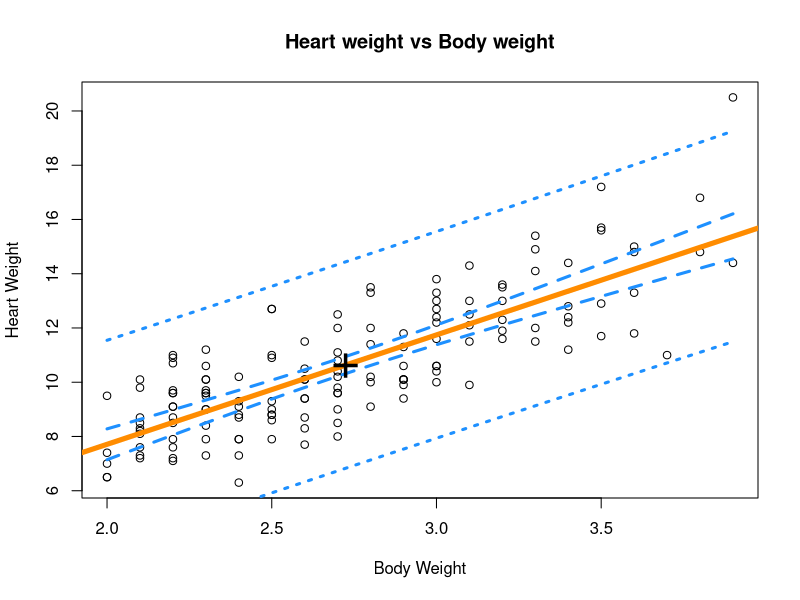
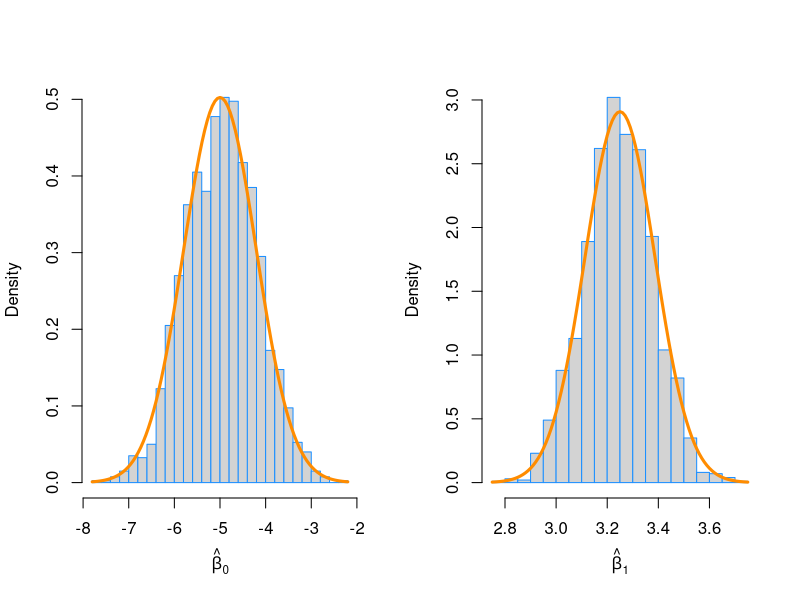

Source code (R) for these figures, in order:
## ---- chunk 1
library(MASS)
## ---- chunk 2
cat_model <- lm(Hwt~Bwt, data = cats)
summary(cat_model)$coefficients
## ---- chunk 3
summary(cat_model)$coefficients[, 3]
## ---- chunk 4
summary(cat_model)$coefficients[, 4]
## ---- chunk 5
#b
confint(cat_model, parm = "Bwt", level = 0.90)
## ---- chunk 6
#c
confint(cat_model, parm = "(Intercept)", level = 0.99)
## ---- chunk 7
#d
mean <- data.frame(Bwt = c(2.1, 2.8))
mean(cats$Bwt)
interval<-predict(cat_model, mean, interval = "confidence", level = 0.99)
interval[1,] #99% confident that body weight = 2.1kg is in this interval 
interval[2,] #99% confident that body weight = 2.8kg is in this interval

abs(interval[1, 2] - interval[1, 3]) #body weight = 2.1kg
abs(interval[2, 2] - interval[2, 3]) #body weight = 2.8kg
## ---- chunk 8
#e
mean_1 <- data.frame(Bwt = c(2.8, 4.2))
interval<-predict(cat_model, mean_1, interval = "confidence", level = 0.99)
interval[1,] #99% confident that body weight = 2.8kg is in this interval 
interval[2,] #99% confident that body weight = 4.2kg is in this interval
## ---- chunk 9
#f
cats_grid = seq(min(cats$Bwt), max(cats$Bwt), by = 0.01)

plot(Hwt~Bwt, data = cats, xlab = "Body Weight", ylab = "Heart Weight", main = "Heart weight vs Body weight")
abline(cat_model, lwd = 5, col = "darkorange")

CI = predict(cat_model, data.frame(Bwt = cats_grid), interval = "confidence", level = 0.99) 
PI = predict(cat_model, data.frame(Bwt = cats_grid), interval = "prediction", level = 0.99)

lines(cats_grid, CI[,"lwr"], col = "dodgerblue", lwd = 3, lty = 2)
lines(cats_grid, CI[,"upr"], col = "dodgerblue", lwd = 3, lty = 2)
lines(cats_grid, PI[,"lwr"], col = "dodgerblue", lwd = 3, lty = 3)
lines(cats_grid, PI[,"upr"], col = "dodgerblue", lwd = 3, lty = 3)
points(mean(cats$Bwt), mean(cats$Hwt), pch = "+", cex = 3)
## ---- chunk 10
#g
m <- lm(Hwt~Bwt, data = cats, offset = 4 * Bwt)
summary(cat_model)$coefficients
summary(m)$coefficients

## ---- chunk 11
library(mlbench)
data(Ozone, package = "mlbench")
Ozone = Ozone[, c(4, 6, 7, 8)]
colnames(Ozone) = c("ozone", "wind", "humidity", "temp") 
Ozone = Ozone[complete.cases(Ozone), ]
## ---- chunk 12
#a
ozone_wind_model <- lm(ozone~wind, data = Ozone)
summary(ozone_wind_model)$coefficients
## ---- chunk 13
summary(ozone_wind_model)$coefficients[, 3]
## ---- chunk 14
summary(ozone_wind_model)$coefficients[, 4]
## ---- chunk 15
#b
ozone_temp_model <- lm(ozone~temp, data = Ozone)
summary(ozone_temp_model)$coefficients
## ---- chunk 16
summary(ozone_temp_model)$coefficients[, 3]
## ---- chunk 17
summary(ozone_temp_model)$coefficients[, 4]
## ---- chunk 18
birthday = 19951214 
set.seed(birthday)
sample_size = 100
x = seq(0, 10, length = sample_size)

beta_0 = -5
beta_1 = 3.25
sigma  = 4

num_samples = 2000
beta_0_hats = rep(0, num_samples)
beta_1_hats = rep(0, num_samples)

for (i in 1:num_samples) {
  eps = rnorm(sample_size, mean = 0, sd = sigma)
  y   = beta_0 + beta_1 * x + eps
  
  sim_model = lm(y ~ x)
  
  beta_0_hats[i] = coef(sim_model)[1]
  beta_1_hats[i] = coef(sim_model)[2]
}
## ---- chunk 19
#b
beta_0
beta_1

mean(beta_0_hats)
mean(beta_1_hats)

Sxx = sum((x - mean(x)) ^ 2)
sd_of_beta_0 = sqrt((var_beta_0_hat = sigma ^ 2 * (1 / sample_size + mean(x) ^ 2 / Sxx)))#sd of beta_0
sd_of_beta_1 = sqrt(sigma^2/Sxx)

sd(beta_0_hats) #sd of beta_0_hats
sd(beta_1_hats) #sd of beta_1_hats

library(knitr)
output <- data.frame(
  Names = c("true expected", "mean of simulated", "true sd", "sd of simulated"),
  beta_hat_0 = c(beta_0, mean(beta_0_hats), sd_of_beta_0, sd(beta_0_hats)),
  beta_hat_1 = c(beta_1, mean(beta_1_hats), sd_of_beta_1, sd(beta_1_hats)))
kable(head(output), caption = "table of betas")
## ---- chunk 20
par(mfrow = cbind(1,2))
hist_beta_0 = hist(beta_0_hats, prob = TRUE, breaks = 25, 
     xlab = expression(hat(beta)[0]), main = "", border = "dodgerblue")
curve(dnorm(x, mean = beta_0, sd = sqrt(var_beta_0_hat)),
      col = "darkorange", add = TRUE, lwd = 3)

hist_beta_1 = hist(beta_1_hats, prob = TRUE, breaks = 25, 
     xlab = expression(hat(beta)[1]), main = "", border = "dodgerblue")
curve(dnorm(x, mean = beta_1, sd = sqrt(sigma^2/Sxx)),
      col = "darkorange", add = TRUE, lwd = 3)
## ---- chunk 21
#a
birthday = 19951214 
set.seed(birthday)
sample_size = 25
x = seq(0, 2.5, length = sample_size)

beta_0 = 5
beta_1 = 2
sigma  = 3

num_samples = 2500
beta_1_hats = rep(0, num_samples)
s_e = rep(0, num_samples)

for (i in 1:num_samples) {
  eps = rnorm(sample_size, mean = 0, sd = sigma)
  y   = beta_0 + beta_1 * x + eps
  
  sim_model = lm(y ~ x)
  
  beta_1_hats[i] = coef(sim_model)[1]
  s_e[i] = summary(sim_model)$sigma
}
## ---- chunk 22
#b
alpha_level = 0.05
critical_value = abs(qt(alpha_level/ 2, df = sample_size - 2))
Sxx = sum((x - mean(x)) ^ 2)
lower_95 = beta_1_hats - critical_value * s_e/sqrt(Sxx)
upper_95 = beta_1_hats + critical_value * s_e/sqrt(Sxx)
## ---- chunk 23
#c
mean(lower_95 < 5 & 5 < upper_95)
## ---- chunk 24
#d
null <- mean(lower_95 < 0 & 0 < upper_95)
1-null
## ---- chunk 25
#e
alpha_level = 0.01
critical_value = abs(qt(alpha_level/ 2, df = sample_size - 2))
Sxx = sum((x - mean(x)) ^ 2)
lower_99 = beta_1_hats - critical_value * s_e/sqrt(Sxx)
upper_99 = beta_1_hats + critical_value * s_e/sqrt(Sxx)
## ---- chunk 26
#f
mean(lower_99 < 5 & 5 < upper_99)
## ---- chunk 27
#g
null<- mean(lower_99 < 0 & 0 < upper_99)
1 - null
## ---- chunk 28
calc_pred_int <- function(model, newdata, level=0.95) {
  z <- predict(cat_model, newcat_1, se.fit=TRUE)
  Qt <- c(-1, 1) * qt((1 - level) / 2, z$df, lower.tail = FALSE)
  se.PI <- sqrt(z$se.fit ^ 2 + z$residual.scale ^ 2)
  PI <- z$fit + outer(se.PI, Qt)
  return(c(estimate = as.numeric(z$fit), lower = PI[[1]], upper = PI[[2]]))
}

newcat_1 = data.frame(Bwt = 4.0)
calc_pred_int(cat_model, newcat_1)
# And for comparison
predict(cat_model, newcat_1, interval = "prediction", level=0.95)

newcat_2 = data.frame(Bwt = 3.3)
calc_pred_int(cat_model, newcat_2, level = 0.99)
# And for comparison
predict(cat_model, newcat_1, interval = "prediction", level=0.99)
